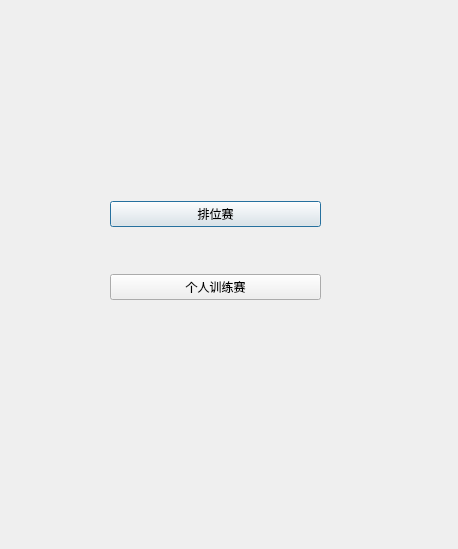
<?xml version="1.0" encoding="UTF-8"?>
<ui version="4.0">
 <class>BrainStorm</class>
 <widget class="QDialog" name="BrainStorm">
  <property name="geometry">
   <rect>
    <x>0</x>
    <y>0</y>
    <width>458</width>
    <height>549</height>
   </rect>
  </property>
  <property name="windowTitle">
   <string>Dialog</string>
  </property>
  <widget class="QStackedWidget" name="stackedWidget">
   <property name="geometry">
    <rect>
     <x>10</x>
     <y>10</y>
     <width>441</width>
     <height>531</height>
    </rect>
   </property>
   <property name="currentIndex">
    <number>0</number>
   </property>
   <widget class="QWidget" name="MainMenu">
    <widget class="QWidget" name="widget" native="true">
     <property name="geometry">
      <rect>
       <x>100</x>
       <y>150</y>
       <width>211</width>
       <height>181</height>
      </rect>
     </property>
     <layout class="QVBoxLayout" name="verticalLayout">
      <item>
       <widget class="QPushButton" name="rankButton">
        <property name="text">
         <string>排位赛</string>
        </property>
       </widget>
      </item>
      <item>
       <widget class="QPushButton" name="singleButton">
        <property name="text">
         <string>个人训练赛</string>
        </property>
       </widget>
      </item>
     </layout>
    </widget>
   </widget>
   <widget class="QWidget" name="SingleMenu">
    <widget class="QWidget" name="widget_7" native="true">
     <property name="geometry">
      <rect>
       <x>0</x>
       <y>0</y>
       <width>431</width>
       <height>521</height>
      </rect>
     </property>
     <layout class="QVBoxLayout" name="verticalLayout_6">
      <item>
       <widget class="QWidget" name="widget_2" native="true">
        <layout class="QVBoxLayout" name="verticalLayout_2">
         <item>
          <widget class="QLabel" name="label">
           <property name="font">
            <font>
             <family>AdLib WGL4 BT</family>
             <pointsize>24</pointsize>
            </font>
           </property>
           <property name="text">
            <string>连续答6题</string>
           </property>
           <property name="alignment">
            <set>Qt::AlignCenter</set>
           </property>
          </widget>
         </item>
         <item>
          <widget class="QLabel" name="label_2">
           <property name="text">
            <string>答对继续 答错退出</string>
           </property>
           <property name="alignment">
            <set>Qt::AlignCenter</set>
           </property>
          </widget>
         </item>
         <item>
          <spacer name="verticalSpacer_2">
           <property name="orientation">
            <enum>Qt::Vertical</enum>
           </property>
           <property name="sizeHint" stdset="0">
            <size>
             <width>20</width>
             <height>40</height>
            </size>
           </property>
          </spacer>
         </item>
        </layout>
       </widget>
      </item>
      <item>
       <widget class="QWidget" name="widget_3" native="true">
        <layout class="QVBoxLayout" name="verticalLayout_3">
         <item>
          <widget class="QPushButton" name="sonButton">
           <property name="text">
            <string>开始</string>
           </property>
          </widget>
         </item>
         <item>
          <widget class="QPushButton" name="sbackButto">
           <property name="text">
            <string>返回</string>
           </property>
          </widget>
         </item>
        </layout>
       </widget>
      </item>
     </layout>
    </widget>
   </widget>
   <widget class="QWidget" name="single_running">
    <widget class="QLabel" name="singleQuestion">
     <property name="geometry">
      <rect>
       <x>10</x>
       <y>124</y>
       <width>391</width>
       <height>121</height>
      </rect>
     </property>
     <property name="font">
      <font>
       <family>AdLib WGL4 BT</family>
       <pointsize>12</pointsize>
      </font>
     </property>
     <property name="text">
      <string>TextLabel</string>
     </property>
     <property name="wordWrap">
      <bool>true</bool>
     </property>
    </widget>
    <widget class="QWidget" name="widget_4" native="true">
     <property name="geometry">
      <rect>
       <x>0</x>
       <y>260</y>
       <width>431</width>
       <height>261</height>
      </rect>
     </property>
     <layout class="QVBoxLayout" name="verticalLayout_4">
      <item>
       <widget class="QPushButton" name="pushButton">
        <property name="text">
         <string>PushButton</string>
        </property>
       </widget>
      </item>
      <item>
       <widget class="QPushButton" name="pushButton_2">
        <property name="text">
         <string>PushButton</string>
        </property>
       </widget>
      </item>
      <item>
       <widget class="QPushButton" name="pushButton_3">
        <property name="text">
         <string>PushButton</string>
        </property>
       </widget>
      </item>
      <item>
       <widget class="QPushButton" name="pushButton_4">
        <property name="text">
         <string>PushButton</string>
        </property>
       </widget>
      </item>
     </layout>
    </widget>
    <widget class="QWidget" name="widget_5" native="true">
     <property name="geometry">
      <rect>
       <x>255</x>
       <y>20</y>
       <width>141</width>
       <height>91</height>
      </rect>
     </property>
     <layout class="QFormLayout" name="formLayout"/>
    </widget>
    <widget class="QWidget" name="widget_8" native="true">
     <property name="geometry">
      <rect>
       <x>90</x>
       <y>10</y>
       <width>281</width>
       <height>101</height>
      </rect>
     </property>
     <layout class="QHBoxLayout" name="horizontalLayout">
      <item>
       <spacer name="horizontalSpacer">
        <property name="orientation">
         <enum>Qt::Horizontal</enum>
        </property>
        <property name="sizeHint" stdset="0">
         <size>
          <width>185</width>
          <height>20</height>
         </size>
        </property>
       </spacer>
      </item>
      <item>
       <widget class="QLCDNumber" name="lcdNumber"/>
      </item>
     </layout>
    </widget>
   </widget>
   <widget class="QWidget" name="single_end">
    <widget class="QWidget" name="widget_6" native="true">
     <property name="geometry">
      <rect>
       <x>10</x>
       <y>20</y>
       <width>421</width>
       <height>501</height>
      </rect>
     </property>
     <layout class="QVBoxLayout" name="verticalLayout_5">
      <item>
       <widget class="QLabel" name="singleResult">
        <property name="font">
         <font>
          <family>AdLib WGL4 BT</family>
          <pointsize>16</pointsize>
         </font>
        </property>
        <property name="text">
         <string>TextLabel</string>
        </property>
        <property name="alignment">
         <set>Qt::AlignCenter</set>
        </property>
       </widget>
      </item>
      <item>
       <widget class="QLabel" name="singleScore">
        <property name="font">
         <font>
          <family>AdLib WGL4 BT</family>
          <pointsize>16</pointsize>
         </font>
        </property>
        <property name="text">
         <string>TextLabel</string>
        </property>
        <property name="alignment">
         <set>Qt::AlignCenter</set>
        </property>
       </widget>
      </item>
      <item>
       <widget class="QPushButton" name="se_back_Button">
        <property name="text">
         <string>返回</string>
        </property>
       </widget>
      </item>
     </layout>
    </widget>
   </widget>
   <widget class="QWidget" name="rank_wait">
    <widget class="QLabel" name="label_3">
     <property name="geometry">
      <rect>
       <x>0</x>
       <y>220</y>
       <width>431</width>
       <height>131</height>
      </rect>
     </property>
     <property name="font">
      <font>
       <family>Bahnschrift Light</family>
       <pointsize>28</pointsize>
      </font>
     </property>
     <property name="text">
      <string>正在匹配对手. . .</string>
     </property>
     <property name="alignment">
      <set>Qt::AlignCenter</set>
     </property>
    </widget>
   </widget>
   <widget class="QWidget" name="rank_running">
    <widget class="QWidget" name="widget_9" native="true">
     <property name="geometry">
      <rect>
       <x>-10</x>
       <y>310</y>
       <width>451</width>
       <height>221</height>
      </rect>
     </property>
     <layout class="QVBoxLayout" name="verticalLayout_7">
      <item>
       <widget class="QPushButton" name="rankSelectButton1">
        <property name="text">
         <string>PushButton</string>
        </property>
       </widget>
      </item>
      <item>
       <widget class="QPushButton" name="rankSelectButton2">
        <property name="text">
         <string>PushButton</string>
        </property>
       </widget>
      </item>
      <item>
       <widget class="QPushButton" name="rankSelectButton3">
        <property name="text">
         <string>PushButton</string>
        </property>
       </widget>
      </item>
      <item>
       <widget class="QPushButton" name="rankSelectButton4">
        <property name="text">
         <string>PushButton</string>
        </property>
       </widget>
      </item>
     </layout>
    </widget>
    <widget class="QLabel" name="rankQuestion">
     <property name="geometry">
      <rect>
       <x>0</x>
       <y>140</y>
       <width>441</width>
       <height>161</height>
      </rect>
     </property>
     <property name="font">
      <font>
       <family>AdLib WGL4 BT</family>
       <pointsize>16</pointsize>
      </font>
     </property>
     <property name="frameShadow">
      <enum>QFrame::Plain</enum>
     </property>
     <property name="text">
      <string>TextLabel</string>
     </property>
     <property name="alignment">
      <set>Qt::AlignCenter</set>
     </property>
     <property name="wordWrap">
      <bool>true</bool>
     </property>
    </widget>
    <widget class="QLCDNumber" name="lcdNumber_2">
     <property name="geometry">
      <rect>
       <x>333</x>
       <y>0</y>
       <width>91</width>
       <height>131</height>
      </rect>
     </property>
    </widget>
    <widget class="QWidget" name="widget_10" native="true">
     <property name="geometry">
      <rect>
       <x>0</x>
       <y>0</y>
       <width>331</width>
       <height>131</height>
      </rect>
     </property>
     <layout class="QVBoxLayout" name="verticalLayout_8">
      <item>
       <widget class="QLabel" name="enemyStatus">
        <property name="text">
         <string>.</string>
        </property>
       </widget>
      </item>
      <item>
       <widget class="QLabel" name="selfStatus">
        <property name="text">
         <string>.</string>
        </property>
       </widget>
      </item>
     </layout>
    </widget>
   </widget>
   <widget class="QWidget" name="rank_result">
    <layout class="QVBoxLayout" name="verticalLayout_9">
     <item>
      <widget class="QLabel" name="rankresult">
       <property name="font">
        <font>
         <family>AdLib WGL4 BT</family>
         <pointsize>24</pointsize>
        </font>
       </property>
       <property name="text">
        <string>TextLabel</string>
       </property>
       <property name="alignment">
        <set>Qt::AlignCenter</set>
       </property>
      </widget>
     </item>
     <item>
      <widget class="QLabel" name="adv">
       <property name="text">
        <string>adv</string>
       </property>
       <property name="alignment">
        <set>Qt::AlignCenter</set>
       </property>
      </widget>
     </item>
     <item>
      <widget class="QLabel" name="newrank">
       <property name="font">
        <font>
         <family>AdLib WGL4 BT</family>
         <pointsize>9</pointsize>
        </font>
       </property>
       <property name="text">
        <string>TextLabel</string>
       </property>
       <property name="alignment">
        <set>Qt::AlignCenter</set>
       </property>
      </widget>
     </item>
     <item>
      <widget class="QPushButton" name="pushButton_5">
       <property name="text">
        <string>返回</string>
       </property>
      </widget>
     </item>
    </layout>
   </widget>
  </widget>
 </widget>
 <resources/>
 <connections/>
</ui>
